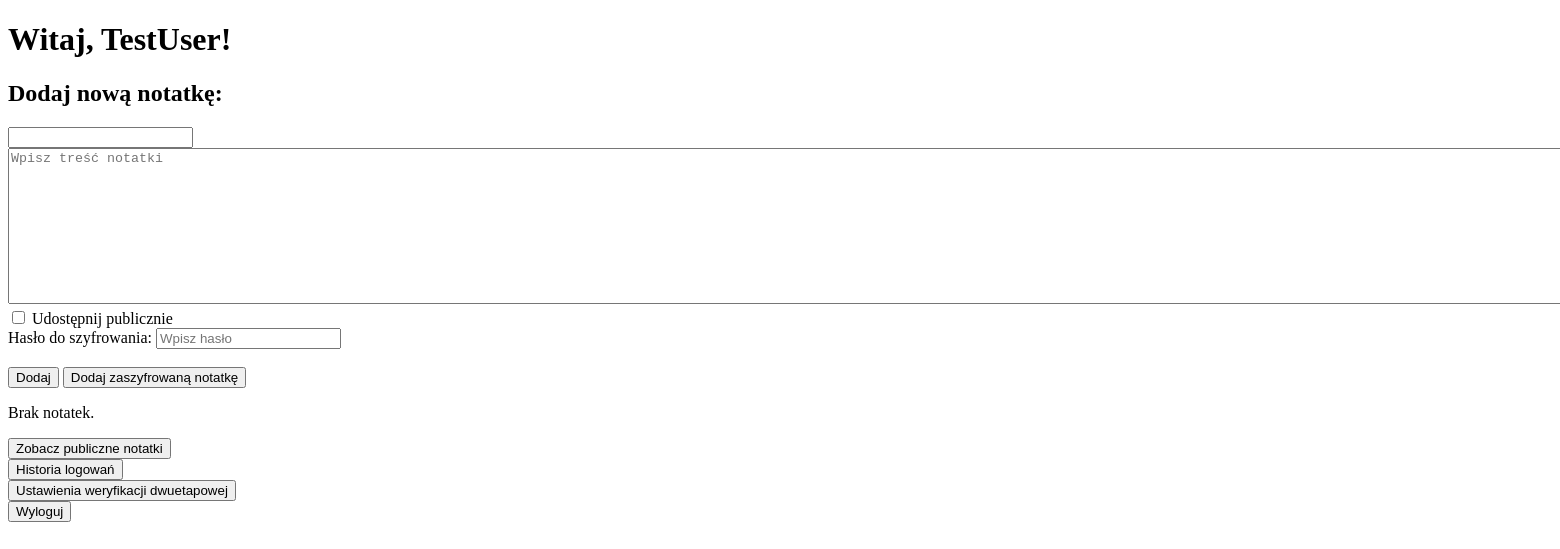
Page /dashboard (signed in) on the earlier database version.
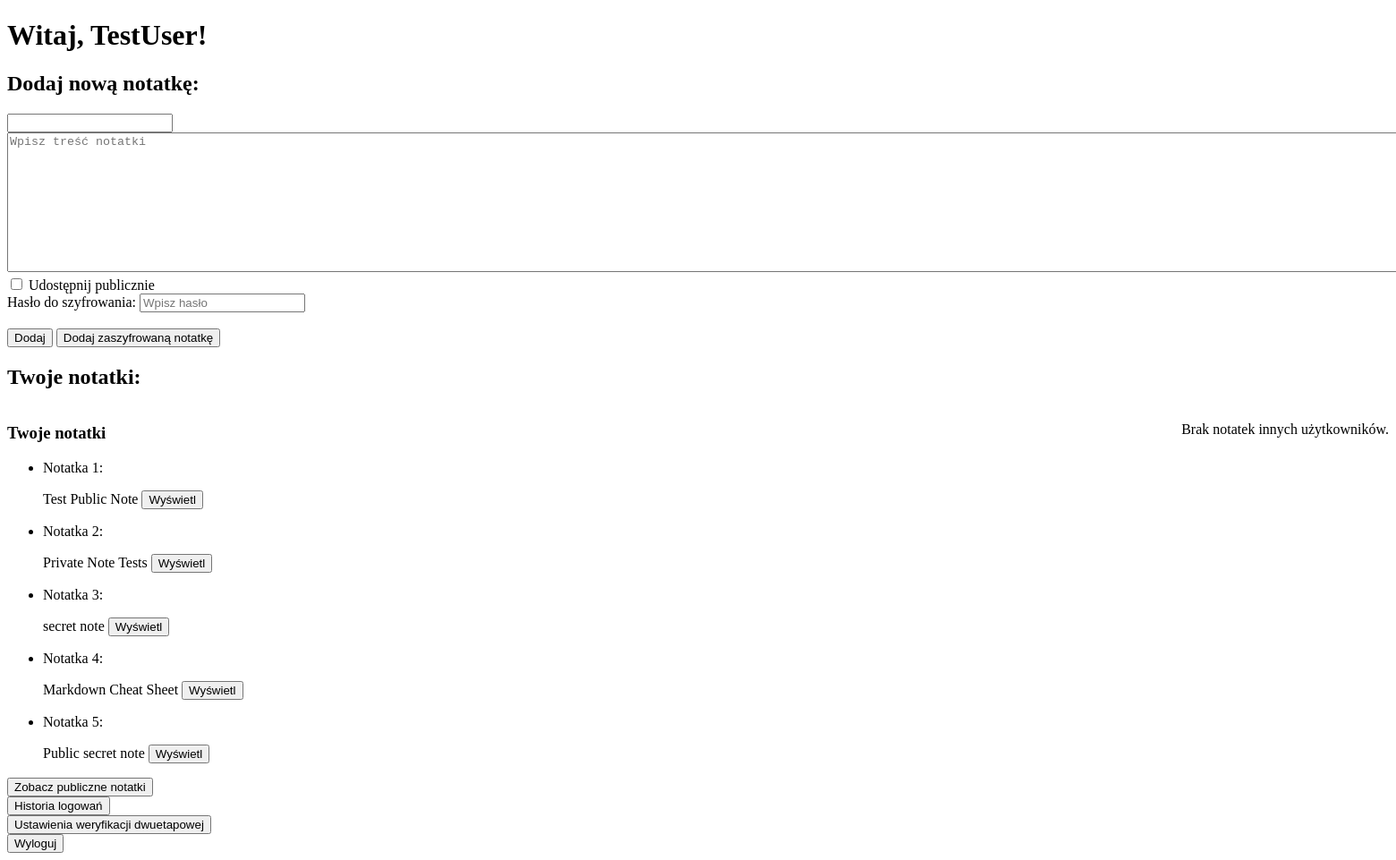
Same page on the later database version.
### app/models.py (models this page shows, shortened)
class User(db.Model, UserMixin):
    id = db.Column(db.Integer, primary_key=True)
    name = db.Column(db.String(100), nullable=False)
    password = db.Column(db.String(100), nullable=False)
    login = db.Column(db.String(100), unique=True, nullable=False)
    email = db.Column(db.String(100), unique=True, nullable=False)
    reset_code = db.Column(db.String(120), nullable=True)
    reset_code_expiry = db.Column(db.DateTime, nullable=True)
    two_factor_enabled = db.Column(db.Boolean, default=False)
    totp_secret = db.Column(db.String(16))
    notes = db.relationship('Note', backref='user', lazy=True)

class Note(db.Model):
    id = db.Column(db.Integer, primary_key=True)
    note = db.Column(db.String(1000), nullable=False)
    user_id = db.Column(db.Integer, db.ForeignKey('user.id'), nullable=False)
    is_encrypted = db.Column(db.Boolean, default=False, nullable=False)
    is_public = db.Column(db.Boolean, default=False, nullable=False)
    password = db.Column(db.String(100), nullable=True)
    title = db.Column(db.String(30), nullable=False)

### app/routes/note_routes.py (the view)
@note_routes.route('/dashboard', methods=['GET'])
@login_required
def dashboard():
    notes = Note.query.filter_by(user_id=current_user.id).all()
    shared_notes = get_note_shared_for_user(current_user.id)
    notes_with_name = [
        {
            "note": note,
            "user_name": User.query.get(note.user_id).name
        }
        for note in shared_notes
    ]
    return render_template('dashboard.html', username=current_user.name, notes=notes, shared_notes=notes_with_name)

### app/app.py (called while the page is built)
@login_manager.user_loader
def load_user(user_id):
    from models import User
    return User.query.get(int(user_id))

### app/models.py (called while the page is built)
def get_note_shared_for_user(user_id):
    shared_notes = Note.query.join(Shared_note, Note.id == Shared_note.note_id).filter(
        Shared_note.user_id == user_id
    ).all()
    return shared_notes

### app/templates/dashboard.html (shortened to what this page needs)
<!DOCTYPE html>
<html lang="pl">
<head>
    <link rel="stylesheet" href="{{ url_for('static', filename='css/style.css') }}?v=1">
</head>
<body>
    <h1>Witaj, {{ username }}!</h1>
    <h2>Dodaj nową notatkę:</h2>
    <form action="{{ url_for('note_routes.add_note') }}" method="post">
        <input type="text" id="title" name="title" maxlength="30" required value="{{ title or '' }}">
        <br>
        <textarea name="note" rows="10" cols="200" placeholder="Wpisz treść notatki" required>{{ note_text or '' }}</textarea>
        <br>
        <label>
            <input type="checkbox" name="is_public" {% if is_public %}checked{% endif %}> Udostępnij publicznie
        </label>
        <br>
        <label for="password">Hasło do szyfrowania:</label>
        <input type="password" id="password" name="password" placeholder="Wpisz hasło">
        <br>
        <br>
        <input type="submit" value="Dodaj">
        <input type="submit" name="action" value="Dodaj zaszyfrowaną notatkę">
    </form>
    {% if notes or shared_notes %}
    <h2>Twoje notatki:</h2>
    <div class="notes-container">
        {% if notes %}
        <div class="notes-column">
            <h3>Twoje notatki</h3>
            <ul>
                {% for note in notes %}
                <li>
                    <div>
                        <p>Notatka {{ loop.index }}:</p>
                        {{ note.title }}
                        <a href="{{ url_for('note_routes.view_note', note_id=note.id) }}">
                            <button>Wyświetl</button>
                        </a>
                    </div>
                </li>
                {% endfor %}
            </ul>
        </div>
        {% else %}
        <p>Brak notatek.</p>
        {% endif %}
        {% if shared_notes %}
        <div class="notes-column">
            <h3>Notatki udostępnione dla Ciebie</h3>
            <ul>
                {% for item in shared_notes %}
                <li>
                    <div>
                        <p>Notatka użytkownika {{ item.user_name }}:</p>
                        {{ item.note.title }}
                        <a href="{{ url_for('note_routes.view_shared_note', note_id=item.note.id) }}">
                            <button>Wyświetl</button>
                        </a>
                    </div>
                </li>
                {% endfor %}
            </ul>
        </div>
        {% else %}
        <p>Brak notatek innych użytkowników.</p>
        {% endif %}
    </div>
    {% else %}
    <p>Brak notatek.</p>
    {% endif %}
    <div>
        <a href="{{ url_for('note_routes.public_notes') }}"><button>Zobacz publiczne notatki</button></a>
    </div>
    <div>
        <a href="{{ url_for('auth_routes.login_history_page') }}"><button>Historia logowań</button></a>
    </div>
    <div>
        <a href="{{ url_for('auth_routes.enable_2fa') }}"><button>Ustawienia weryfikacji dwuetapowej</button></a>
    </div>
    <form action="{{ url_for('auth_routes.logout') }}" method="post">
        <input type="submit" value="Wyloguj">
    </form>
</body>
</html>

### app/templates/dashboard.html (style rules this page uses)
.notes-container { display: flex; justify-content: space-between; }
.notes-column:first-child { flex: 1; margin-right: 10px; }

Differences in the rows shown:
added Note: title "Test Public Note"
added Note: title "Private Note Tests"
added Note: title "secret note"
added Note: title "Markdown Cheat Sheet"
added Note: title "Public secret note"
Other differences:
text no longer shown: "Brak notatek."
text now shown: "Twoje notatki: Twoje notatki Brak notatek innych użytkowników."
